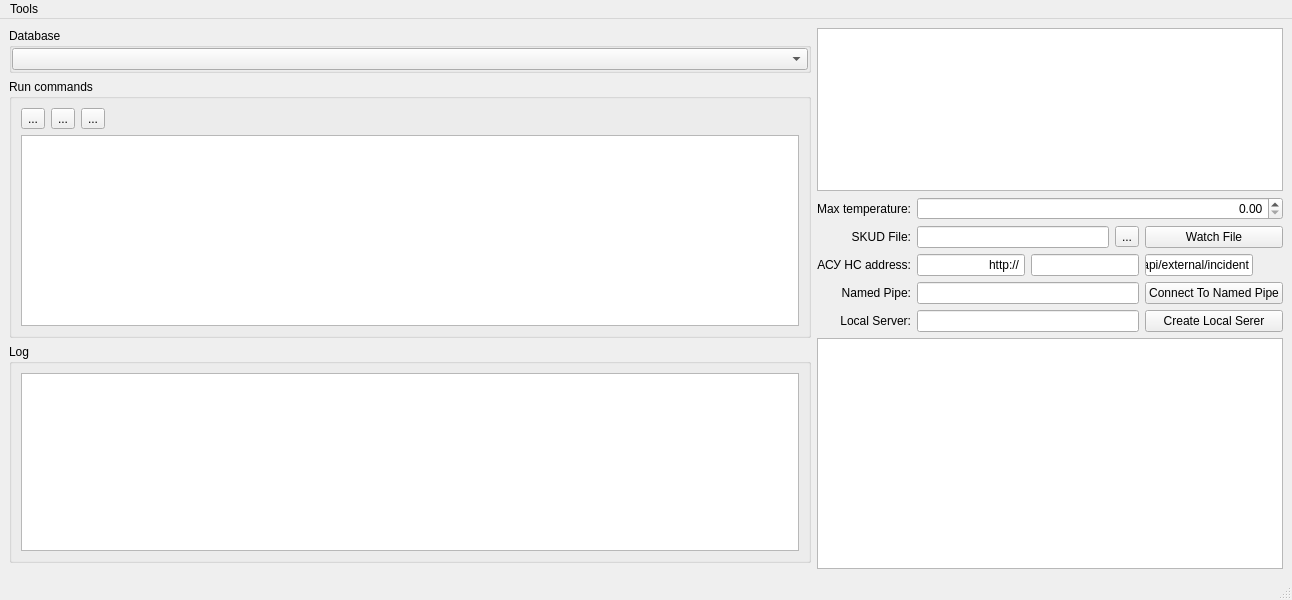
<?xml version="1.0" encoding="UTF-8"?>
<ui version="4.0">
 <class>MainWindow</class>
 <widget class="QMainWindow" name="MainWindow">
  <property name="geometry">
   <rect>
    <x>0</x>
    <y>0</y>
    <width>1292</width>
    <height>600</height>
   </rect>
  </property>
  <property name="windowTitle">
   <string>MainWindow</string>
  </property>
  <widget class="QWidget" name="centralwidget">
   <layout class="QGridLayout" name="gridLayout">
    <item row="0" column="1" rowspan="3" colspan="5">
     <widget class="SqlListWidget" name="listWidget">
      <property name="sizePolicy">
       <sizepolicy hsizetype="Preferred" vsizetype="Expanding">
        <horstretch>0</horstretch>
        <verstretch>0</verstretch>
       </sizepolicy>
      </property>
      <property name="alternatingRowColors">
       <bool>true</bool>
      </property>
      <property name="uniformItemSizes">
       <bool>true</bool>
      </property>
     </widget>
    </item>
    <item row="6" column="1">
     <widget class="QLabel" name="lb_Pipe">
      <property name="text">
       <string>Named Pipe:</string>
      </property>
      <property name="alignment">
       <set>Qt::AlignRight|Qt::AlignTrailing|Qt::AlignVCenter</set>
      </property>
     </widget>
    </item>
    <item row="7" column="5">
     <widget class="QPushButton" name="pb_CreateServer">
      <property name="text">
       <string>Create Local Serer</string>
      </property>
     </widget>
    </item>
    <item row="1" column="0" rowspan="8">
     <widget class="QGroupBox" name="gb_RunCOmmands">
      <property name="sizePolicy">
       <sizepolicy hsizetype="Expanding" vsizetype="Preferred">
        <horstretch>0</horstretch>
        <verstretch>0</verstretch>
       </sizepolicy>
      </property>
      <property name="title">
       <string>Run commands</string>
      </property>
      <layout class="QGridLayout" name="gridLayout_2">
       <item row="1" column="0" colspan="7">
        <widget class="QPlainTextEdit" name="pte_Commands">
         <property name="sizePolicy">
          <sizepolicy hsizetype="Minimum" vsizetype="Expanding">
           <horstretch>0</horstretch>
           <verstretch>0</verstretch>
          </sizepolicy>
         </property>
        </widget>
       </item>
       <item row="0" column="0">
        <widget class="QToolButton" name="tb_RunCommands">
         <property name="text">
          <string>...</string>
         </property>
         <property name="icon">
          <iconset resource="images.qrc">
           <normaloff>:/img/res/round_play_arrow_black_24dp.png</normaloff>:/img/res/round_play_arrow_black_24dp.png</iconset>
         </property>
         <property name="iconSize">
          <size>
           <width>24</width>
           <height>24</height>
          </size>
         </property>
        </widget>
       </item>
       <item row="0" column="1">
        <widget class="QToolButton" name="tb_Refresh">
         <property name="text">
          <string>...</string>
         </property>
         <property name="icon">
          <iconset resource="images.qrc">
           <normaloff>:/img/res/outline_add_a_photo_black_24dp.png</normaloff>:/img/res/outline_add_a_photo_black_24dp.png</iconset>
         </property>
         <property name="iconSize">
          <size>
           <width>24</width>
           <height>24</height>
          </size>
         </property>
        </widget>
       </item>
       <item row="0" column="2">
        <widget class="QToolButton" name="tb_AddSkudID">
         <property name="text">
          <string>...</string>
         </property>
         <property name="icon">
          <iconset resource="images.qrc">
           <normaloff>:/img/res/outline_addchart_black_24dp.png</normaloff>:/img/res/outline_addchart_black_24dp.png</iconset>
         </property>
         <property name="iconSize">
          <size>
           <width>24</width>
           <height>24</height>
          </size>
         </property>
        </widget>
       </item>
      </layout>
     </widget>
    </item>
    <item row="0" column="0">
     <widget class="QGroupBox" name="groupBox_2">
      <property name="sizePolicy">
       <sizepolicy hsizetype="Preferred" vsizetype="Maximum">
        <horstretch>0</horstretch>
        <verstretch>0</verstretch>
       </sizepolicy>
      </property>
      <property name="title">
       <string>Database</string>
      </property>
      <layout class="QHBoxLayout" name="horizontalLayout">
       <property name="spacing">
        <number>0</number>
       </property>
       <property name="leftMargin">
        <number>0</number>
       </property>
       <property name="topMargin">
        <number>0</number>
       </property>
       <property name="rightMargin">
        <number>0</number>
       </property>
       <property name="bottomMargin">
        <number>0</number>
       </property>
       <item>
        <widget class="AsyncSqlComboBox" name="cb_Databases">
         <property name="sizePolicy">
          <sizepolicy hsizetype="Preferred" vsizetype="Maximum">
           <horstretch>0</horstretch>
           <verstretch>0</verstretch>
          </sizepolicy>
         </property>
        </widget>
       </item>
      </layout>
     </widget>
    </item>
    <item row="7" column="1">
     <widget class="QLabel" name="lb_Server">
      <property name="text">
       <string>Local Server:</string>
      </property>
      <property name="alignment">
       <set>Qt::AlignRight|Qt::AlignTrailing|Qt::AlignVCenter</set>
      </property>
     </widget>
    </item>
    <item row="4" column="5">
     <widget class="QPushButton" name="pb_WatchFile">
      <property name="text">
       <string>Watch File</string>
      </property>
     </widget>
    </item>
    <item row="4" column="1">
     <widget class="QLabel" name="lb_WatchFile">
      <property name="text">
       <string>SKUD File:</string>
      </property>
      <property name="alignment">
       <set>Qt::AlignRight|Qt::AlignTrailing|Qt::AlignVCenter</set>
      </property>
     </widget>
    </item>
    <item row="5" column="1">
     <widget class="QLabel" name="lb_RemoteAddress">
      <property name="text">
       <string>АСУ НС address:</string>
      </property>
      <property name="alignment">
       <set>Qt::AlignRight|Qt::AlignTrailing|Qt::AlignVCenter</set>
      </property>
     </widget>
    </item>
    <item row="4" column="4">
     <widget class="QToolButton" name="tb_OpenWatchFile">
      <property name="text">
       <string>...</string>
      </property>
      <property name="icon">
       <iconset resource="images.qrc">
        <normaloff>:/img/res/round_folder_open_black_24dp.png</normaloff>:/img/res/round_folder_open_black_24dp.png</iconset>
      </property>
      <property name="iconSize">
       <size>
        <width>24</width>
        <height>24</height>
       </size>
      </property>
     </widget>
    </item>
    <item row="5" column="3" colspan="2">
     <widget class="QLineEdit" name="le_RemoteAddress">
      <property name="alignment">
       <set>Qt::AlignCenter</set>
      </property>
     </widget>
    </item>
    <item row="5" column="2">
     <widget class="QLineEdit" name="le_Protocol">
      <property name="sizePolicy">
       <sizepolicy hsizetype="Maximum" vsizetype="Fixed">
        <horstretch>0</horstretch>
        <verstretch>0</verstretch>
       </sizepolicy>
      </property>
      <property name="text">
       <string>http://</string>
      </property>
      <property name="alignment">
       <set>Qt::AlignRight|Qt::AlignTrailing|Qt::AlignVCenter</set>
      </property>
     </widget>
    </item>
    <item row="6" column="2" colspan="3">
     <widget class="QLineEdit" name="le_pipeName">
      <property name="text">
       <string/>
      </property>
     </widget>
    </item>
    <item row="4" column="2" colspan="2">
     <widget class="QLineEdit" name="le_WatchFile"/>
    </item>
    <item row="9" column="0">
     <widget class="QGroupBox" name="gb_Log">
      <property name="title">
       <string>Log</string>
      </property>
      <layout class="QVBoxLayout" name="verticalLayout">
       <item>
        <widget class="QPlainTextEdit" name="pte_Log"/>
       </item>
      </layout>
     </widget>
    </item>
    <item row="7" column="2" colspan="3">
     <widget class="QLineEdit" name="le_LocalServer">
      <property name="text">
       <string/>
      </property>
     </widget>
    </item>
    <item row="8" column="1" rowspan="3" colspan="5">
     <widget class="QTableView" name="tv_SelectedTableContents">
      <property name="sizePolicy">
       <sizepolicy hsizetype="Preferred" vsizetype="Expanding">
        <horstretch>0</horstretch>
        <verstretch>0</verstretch>
       </sizepolicy>
      </property>
     </widget>
    </item>
    <item row="5" column="5">
     <widget class="QLineEdit" name="le_RemoteApi">
      <property name="sizePolicy">
       <sizepolicy hsizetype="Maximum" vsizetype="Fixed">
        <horstretch>0</horstretch>
        <verstretch>0</verstretch>
       </sizepolicy>
      </property>
      <property name="text">
       <string>/api/external/incident</string>
      </property>
     </widget>
    </item>
    <item row="6" column="5">
     <widget class="QPushButton" name="pb_connectPipe">
      <property name="text">
       <string>Connect To Named Pipe</string>
      </property>
     </widget>
    </item>
    <item row="3" column="1">
     <widget class="QLabel" name="label">
      <property name="text">
       <string>Max temperature:</string>
      </property>
      <property name="alignment">
       <set>Qt::AlignRight|Qt::AlignTrailing|Qt::AlignVCenter</set>
      </property>
     </widget>
    </item>
    <item row="3" column="2" colspan="4">
     <widget class="QDoubleSpinBox" name="dsb_MaxTemp">
      <property name="alignment">
       <set>Qt::AlignRight|Qt::AlignTrailing|Qt::AlignVCenter</set>
      </property>
     </widget>
    </item>
   </layout>
  </widget>
  <widget class="QMenuBar" name="menubar">
   <property name="geometry">
    <rect>
     <x>0</x>
     <y>0</y>
     <width>1292</width>
     <height>21</height>
    </rect>
   </property>
   <widget class="QMenu" name="menuTools">
    <property name="title">
     <string>Tools</string>
    </property>
    <addaction name="actionView_Editor"/>
   </widget>
   <addaction name="menuTools"/>
  </widget>
  <widget class="QStatusBar" name="statusbar"/>
  <action name="actionView_Editor">
   <property name="text">
    <string>View Editor</string>
   </property>
  </action>
 </widget>
 <customwidgets>
  <customwidget>
   <class>AsyncSqlComboBox</class>
   <extends>QComboBox</extends>
   <header location="global">widgets/asyncsqlcombobox.h</header>
  </customwidget>
  <customwidget>
   <class>SqlListWidget</class>
   <extends>QListWidget</extends>
   <header location="global">widgets/sqllistwidget.h</header>
  </customwidget>
 </customwidgets>
 <resources>
  <include location="images.qrc"/>
 </resources>
 <connections/>
</ui>
